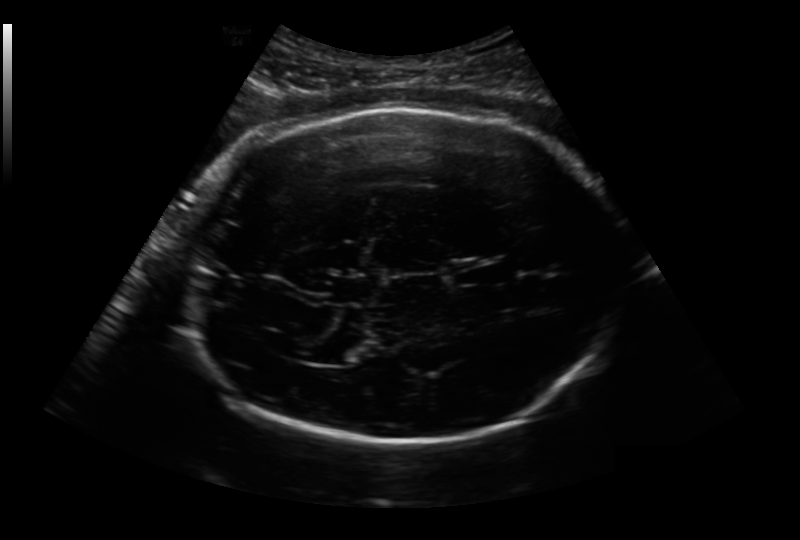
#> input picture Bob/1_2HC.png, 800 x 540 px
$ python detect_shapes.py --image Bob/1_2HC.png
#> lines starting #> are read from the running program, lines starting #| are printed output that depends on the picture; after the words box and inside, x2 and y2 are one past the last pixel; in counts of white or black regions, pixels touching at a corner belong together
### ShapeDetector.py
import cv2

class ShapeDetector:
	def __init__(self):
		pass
	def detect(self, c):
		# initialize the shape name and approximate the contour
		shape = "unidentified"
		peri = cv2.arcLength(c, True)
		approx = cv2.approxPolyDP(c, 0.04 * peri, True)
		# if the shape is a triangle, it will have 3 vertices
		if len(approx) == 3:
			shape = "triangle"
		# if the shape has 4 vertices, it is either a square or
		# a rectangle
		elif len(approx) == 4:
			# compute the bounding box of the contour and use the
			# bounding box to compute the aspect ratio
			(x, y, w, h) = cv2.boundingRect(approx)
			ar = w / float(h)
			# a square will have an aspect ratio that is approximately
			# equal to one, otherwise, the shape is a rectangle
			shape = "square" if ar >= 0.95 and ar <= 1.05 else "rectangle"
		# if the shape is a pentagon, it will have 5 vertices
		elif len(approx) == 5:
			shape = "pentagon"
		# otherwise, we assume the shape is a circle
		else:
			shape = "circle"
		# return the name of the shape
		return shape

### detect_shapes.py
from ShapeDetector import *
import argparse
import imutils
import cv2

# construct the argument parse and parse the arguments
#image = cv2.imread('Bob/1_2HC.png')
ap = argparse.ArgumentParser()
ap.add_argument("-i", "--image", required=True,
	help="path to the input image")
args = vars(ap.parse_args())

# load the image and resize it to a smaller factor so that
# the shapes can be approximated better
image = cv2.imread(args["image"])
#> image is the input picture: shape (540, 800, 3); min 0, max 243, mean 10.1
resized = imutils.resize(image, width=200)
ratio = image.shape[0] / float(resized.shape[0])
#> ratio = 4

# convert the resized image to grayscale, blur it slightly,
# and threshold it
gray = cv2.cvtColor(resized, cv2.COLOR_BGR2GRAY)
blurred = cv2.GaussianBlur(gray, (5, 5), 0)
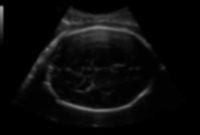
#> blurred: shape (135, 200); min 0, max 166, mean 10.1
thresh = cv2.threshold(blurred, 60, 255, cv2.THRESH_BINARY)[1]
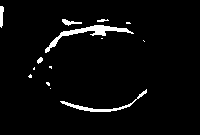
#> thresh: shape (135, 200); 3.6% white; 14 white regions (8 under 20 px)

# find contours in the thresholded image and initialize the
# shape detector
cnts = cv2.findContours(thresh.copy(), cv2.RETR_EXTERNAL,
	cv2.CHAIN_APPROX_SIMPLE)
#> cnts = 14 contours, 10 with area under 20; largest, box (x1, y1, x2, y2) and area: (45, 25, 134, 53) 370, (60, 89, 147, 112) 176, (0, 6, 4, 28) 45, (62, 19, 82, 26) 44
cnts = imutils.grab_contours(cnts)
sd = ShapeDetector()

# loop over the contours
for c in cnts:
	# compute the center of the contour, then detect the name of the
	# shape using only the contour
	M = cv2.moments(c)
#> (the run stopped early here; a loop or call above may not have finished)
